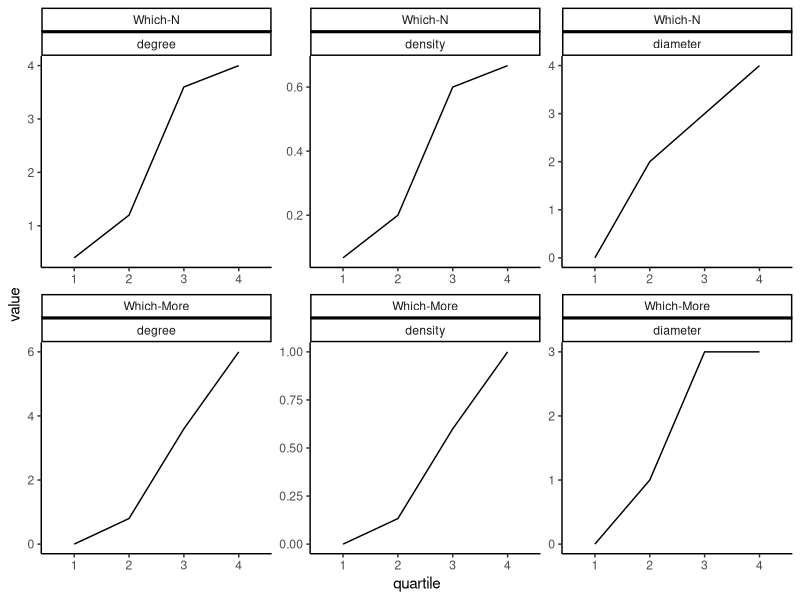
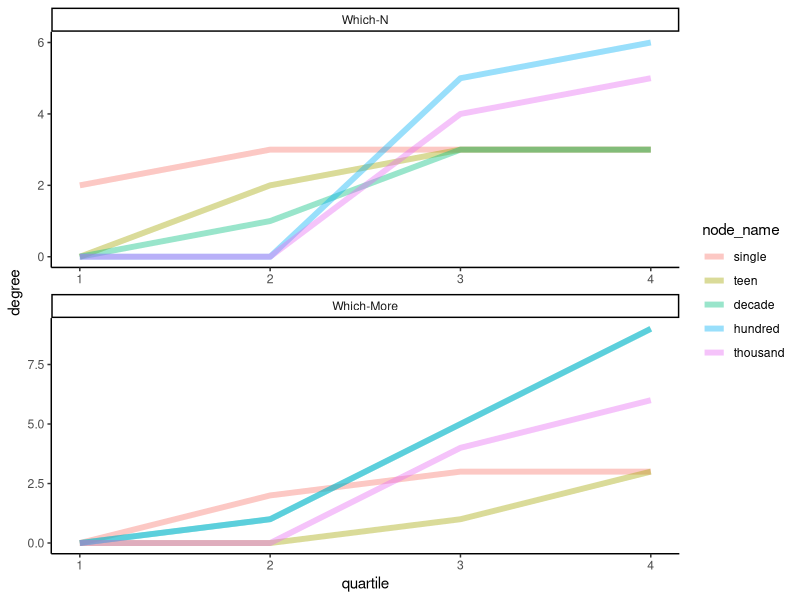
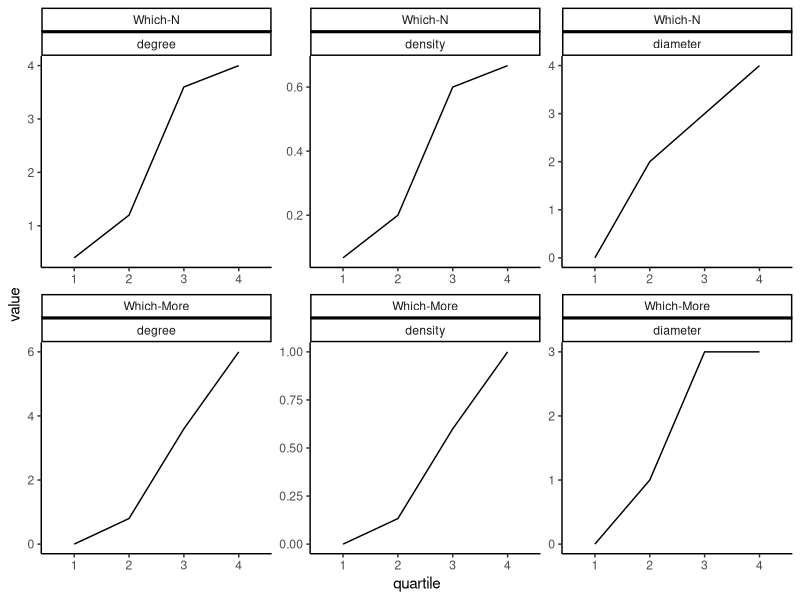
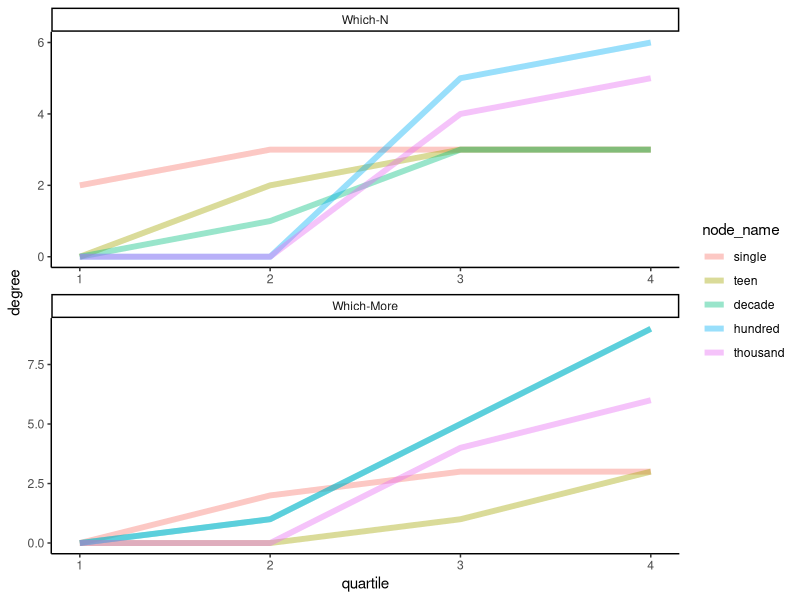

Recreate these plots in R, in order.
## ---- chunk 1
knitr::opts_chunk$set(echo = TRUE)
## ---- chunk 2
library("tidyverse")
library("ggplot2")
library("here")

# load both N and More network measures from file
n_measures = read.csv(here("Data/data_n_network_measures.csv")) %>%
  mutate(task = "Which-N")

more_measures = read.csv(here("Data/data_more_network_measures.csv")) %>%
  mutate(task = "Which-More")

n_more_measures = rbind(n_measures, more_measures)

# plot global centrality measures
network_stat_long = n_more_measures %>%
  group_by(task, quartile) %>%
  summarise(density = mean(density), diameter = mean(diameter), degree = mean(degree)) %>%
  gather(key = "measure", value = "value", c("density":"degree")) %>%
  mutate(quartile = as.factor(quartile),
         value = round(value, 3)) %>%
  as.data.frame() %>%
  mutate(task = factor(task, levels = c("Which-N", "Which-More")))

ggplot(data = network_stat_long, aes(x = quartile, y = value, group = 1)) +
  geom_line() +
  facet_wrap(~task + measure, scales = "free") +
  theme_classic()

ggsave(here(paste0("Plots/n_more_network_centrality_measures.jpeg")), width = 6, height = 4, dpi = 300)

# plot degree of individual nodes
temp_degree = rbind(n_measures, more_measures) %>%
  select(task, node_name, quartile, degree) %>%
  mutate(task, node_name = factor(node_name, levels = c("single", "teen", "decade", "hundred", "thousand"))) %>%
  mutate(task = factor(task, levels = c("Which-N", "Which-More")))

ggplot(temp_degree, aes(x = quartile, y = degree)) +
  geom_line(aes(group = node_name, color=node_name), size=2, alpha=0.4) +
  facet_wrap(~task, scales = "free", ncol = 1) +
  theme_classic()

ggsave(here(paste0("Plots/n_more_network_nodes_degree.jpeg")), width = 6, height = 4, dpi = 300)

